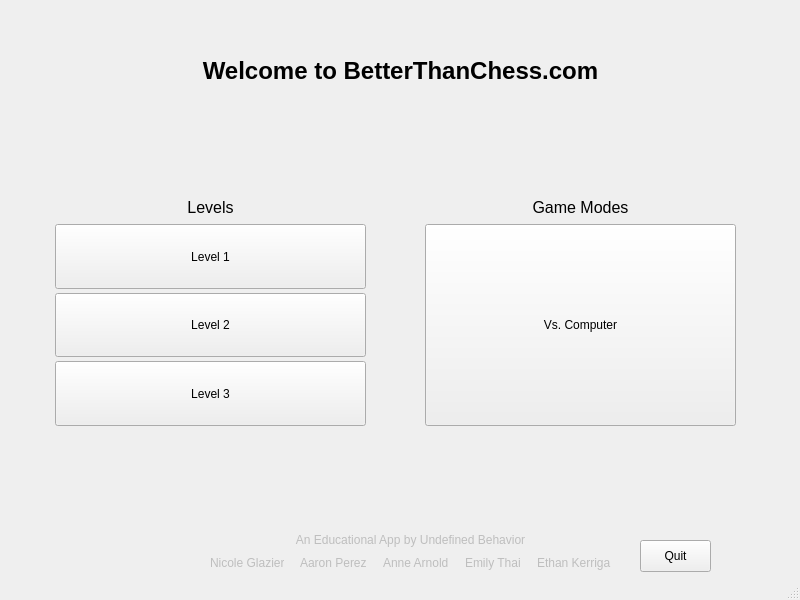
<?xml version="1.0" encoding="UTF-8"?>
<ui version="4.0">
 <class>StartMenu</class>
 <widget class="QMainWindow" name="StartMenu">
  <property name="enabled">
   <bool>true</bool>
  </property>
  <property name="geometry">
   <rect>
    <x>0</x>
    <y>0</y>
    <width>800</width>
    <height>600</height>
   </rect>
  </property>
  <property name="font">
   <font>
    <italic>false</italic>
   </font>
  </property>
  <property name="windowTitle">
   <string>BetterThanChess.com</string>
  </property>
  <property name="windowIcon">
   <iconset resource="Resources.qrc">
    <normaloff>:/Images/KingB.png</normaloff>:/Images/KingB.png</iconset>
  </property>
  <widget class="QWidget" name="centralwidget">
   <widget class="QLabel" name="Title">
    <property name="geometry">
     <rect>
      <x>190</x>
      <y>40</y>
      <width>421</width>
      <height>61</height>
     </rect>
    </property>
    <property name="sizePolicy">
     <sizepolicy hsizetype="Minimum" vsizetype="Minimum">
      <horstretch>0</horstretch>
      <verstretch>0</verstretch>
     </sizepolicy>
    </property>
    <property name="minimumSize">
     <size>
      <width>80</width>
      <height>8</height>
     </size>
    </property>
    <property name="font">
     <font>
      <family>Arial</family>
      <pointsize>18</pointsize>
      <italic>false</italic>
      <bold>true</bold>
      <underline>false</underline>
      <strikeout>false</strikeout>
     </font>
    </property>
    <property name="frameShape">
     <enum>QFrame::Shape::NoFrame</enum>
    </property>
    <property name="frameShadow">
     <enum>QFrame::Shadow::Plain</enum>
    </property>
    <property name="text">
     <string>Welcome to BetterThanChess.com</string>
    </property>
    <property name="alignment">
     <set>Qt::AlignmentFlag::AlignCenter</set>
    </property>
   </widget>
   <widget class="QWidget" name="layoutWidget">
    <property name="geometry">
     <rect>
      <x>420</x>
      <y>190</y>
      <width>321</width>
      <height>241</height>
     </rect>
    </property>
    <layout class="QVBoxLayout" name="GameModeLayout" stretch="1,1">
     <property name="spacing">
      <number>4</number>
     </property>
     <property name="sizeConstraint">
      <enum>QLayout::SizeConstraint::SetMinimumSize</enum>
     </property>
     <property name="leftMargin">
      <number>5</number>
     </property>
     <property name="topMargin">
      <number>5</number>
     </property>
     <property name="rightMargin">
      <number>5</number>
     </property>
     <property name="bottomMargin">
      <number>5</number>
     </property>
     <item>
      <widget class="QLabel" name="GameModeLabel">
       <property name="sizePolicy">
        <sizepolicy hsizetype="Expanding" vsizetype="Expanding">
         <horstretch>0</horstretch>
         <verstretch>0</verstretch>
        </sizepolicy>
       </property>
       <property name="minimumSize">
        <size>
         <width>0</width>
         <height>0</height>
        </size>
       </property>
       <property name="maximumSize">
        <size>
         <width>16777209</width>
         <height>25</height>
        </size>
       </property>
       <property name="font">
        <font>
         <pointsize>12</pointsize>
         <italic>false</italic>
        </font>
       </property>
       <property name="text">
        <string>Game Modes</string>
       </property>
       <property name="alignment">
        <set>Qt::AlignmentFlag::AlignCenter</set>
       </property>
      </widget>
     </item>
     <item>
      <widget class="QPushButton" name="vsComputerButton">
       <property name="enabled">
        <bool>true</bool>
       </property>
       <property name="sizePolicy">
        <sizepolicy hsizetype="Maximum" vsizetype="Maximum">
         <horstretch>0</horstretch>
         <verstretch>0</verstretch>
        </sizepolicy>
       </property>
       <property name="minimumSize">
        <size>
         <width>5</width>
         <height>5</height>
        </size>
       </property>
       <property name="maximumSize">
        <size>
         <width>1000</width>
         <height>1000</height>
        </size>
       </property>
       <property name="text">
        <string>Vs. Computer</string>
       </property>
       <property name="icon">
        <iconset theme="QIcon::ThemeIcon::Computer"/>
       </property>
       <property name="iconSize">
        <size>
         <width>38</width>
         <height>27</height>
        </size>
       </property>
      </widget>
     </item>
    </layout>
   </widget>
   <widget class="QWidget" name="chessBoardContainer" native="true">
    <property name="enabled">
     <bool>false</bool>
    </property>
    <property name="geometry">
     <rect>
      <x>170</x>
      <y>120</y>
      <width>450</width>
      <height>450</height>
     </rect>
    </property>
   </widget>
   <widget class="QPushButton" name="QuitButton">
    <property name="geometry">
     <rect>
      <x>640</x>
      <y>540</y>
      <width>71</width>
      <height>32</height>
     </rect>
    </property>
    <property name="text">
     <string>Quit</string>
    </property>
    <property name="icon">
     <iconset theme="QIcon::ThemeIcon::ApplicationExit"/>
    </property>
    <property name="iconSize">
     <size>
      <width>19</width>
      <height>10</height>
     </size>
    </property>
   </widget>
   <widget class="QWidget" name="">
    <property name="geometry">
     <rect>
      <x>50</x>
      <y>190</y>
      <width>321</width>
      <height>241</height>
     </rect>
    </property>
    <layout class="QVBoxLayout" name="verticalLevelLayout" stretch="1,1,1,1">
     <property name="spacing">
      <number>4</number>
     </property>
     <property name="sizeConstraint">
      <enum>QLayout::SizeConstraint::SetMinimumSize</enum>
     </property>
     <property name="leftMargin">
      <number>5</number>
     </property>
     <property name="topMargin">
      <number>5</number>
     </property>
     <property name="rightMargin">
      <number>5</number>
     </property>
     <property name="bottomMargin">
      <number>5</number>
     </property>
     <item>
      <widget class="QLabel" name="LevelsLabel">
       <property name="sizePolicy">
        <sizepolicy hsizetype="Expanding" vsizetype="Expanding">
         <horstretch>0</horstretch>
         <verstretch>0</verstretch>
        </sizepolicy>
       </property>
       <property name="minimumSize">
        <size>
         <width>0</width>
         <height>0</height>
        </size>
       </property>
       <property name="maximumSize">
        <size>
         <width>16777209</width>
         <height>25</height>
        </size>
       </property>
       <property name="font">
        <font>
         <pointsize>12</pointsize>
         <italic>false</italic>
        </font>
       </property>
       <property name="text">
        <string>Levels</string>
       </property>
       <property name="alignment">
        <set>Qt::AlignmentFlag::AlignCenter</set>
       </property>
      </widget>
     </item>
     <item>
      <widget class="QPushButton" name="level1Button">
       <property name="enabled">
        <bool>true</bool>
       </property>
       <property name="sizePolicy">
        <sizepolicy hsizetype="Maximum" vsizetype="Maximum">
         <horstretch>0</horstretch>
         <verstretch>0</verstretch>
        </sizepolicy>
       </property>
       <property name="minimumSize">
        <size>
         <width>5</width>
         <height>5</height>
        </size>
       </property>
       <property name="maximumSize">
        <size>
         <width>1000</width>
         <height>1000</height>
        </size>
       </property>
       <property name="toolTip">
        <string/>
       </property>
       <property name="text">
        <string>Level 1</string>
       </property>
      </widget>
     </item>
     <item>
      <widget class="QPushButton" name="level2Button">
       <property name="enabled">
        <bool>true</bool>
       </property>
       <property name="sizePolicy">
        <sizepolicy hsizetype="Maximum" vsizetype="Maximum">
         <horstretch>0</horstretch>
         <verstretch>0</verstretch>
        </sizepolicy>
       </property>
       <property name="maximumSize">
        <size>
         <width>1000</width>
         <height>1000</height>
        </size>
       </property>
       <property name="toolTip">
        <string/>
       </property>
       <property name="text">
        <string>Level 2</string>
       </property>
       <property name="checkable">
        <bool>false</bool>
       </property>
      </widget>
     </item>
     <item>
      <widget class="QPushButton" name="level3Button">
       <property name="enabled">
        <bool>true</bool>
       </property>
       <property name="sizePolicy">
        <sizepolicy hsizetype="Maximum" vsizetype="Maximum">
         <horstretch>0</horstretch>
         <verstretch>0</verstretch>
        </sizepolicy>
       </property>
       <property name="maximumSize">
        <size>
         <width>1000</width>
         <height>1000</height>
        </size>
       </property>
       <property name="text">
        <string>Level 3</string>
       </property>
      </widget>
     </item>
    </layout>
   </widget>
   <widget class="QWidget" name="">
    <property name="geometry">
     <rect>
      <x>210</x>
      <y>530</y>
      <width>401</width>
      <height>42</height>
     </rect>
    </property>
    <layout class="QVBoxLayout" name="CreditsLayout">
     <property name="spacing">
      <number>3</number>
     </property>
     <item>
      <widget class="QLabel" name="TeamCreditsLabel">
       <property name="enabled">
        <bool>false</bool>
       </property>
       <property name="text">
        <string>An Educational App by Undefined Behavior</string>
       </property>
       <property name="alignment">
        <set>Qt::AlignmentFlag::AlignCenter</set>
       </property>
      </widget>
     </item>
     <item>
      <layout class="QHBoxLayout" name="NamesLayout">
       <property name="spacing">
        <number>16</number>
       </property>
       <item>
        <widget class="QLabel" name="label_3">
         <property name="enabled">
          <bool>false</bool>
         </property>
         <property name="text">
          <string>Nicole Glazier</string>
         </property>
        </widget>
       </item>
       <item>
        <widget class="QLabel" name="label_4">
         <property name="enabled">
          <bool>false</bool>
         </property>
         <property name="text">
          <string>Aaron Perez</string>
         </property>
        </widget>
       </item>
       <item>
        <widget class="QLabel" name="label_5">
         <property name="enabled">
          <bool>false</bool>
         </property>
         <property name="text">
          <string>Anne Arnold</string>
         </property>
        </widget>
       </item>
       <item>
        <widget class="QLabel" name="label_6">
         <property name="enabled">
          <bool>false</bool>
         </property>
         <property name="text">
          <string>Emily Thai</string>
         </property>
        </widget>
       </item>
       <item>
        <widget class="QLabel" name="label_7">
         <property name="enabled">
          <bool>false</bool>
         </property>
         <property name="text">
          <string>Ethan Kerrigan</string>
         </property>
        </widget>
       </item>
      </layout>
     </item>
    </layout>
   </widget>
  </widget>
  <widget class="QStatusBar" name="statusbar"/>
 </widget>
 <resources>
  <include location="Resources.qrc"/>
 </resources>
 <connections/>
</ui>
